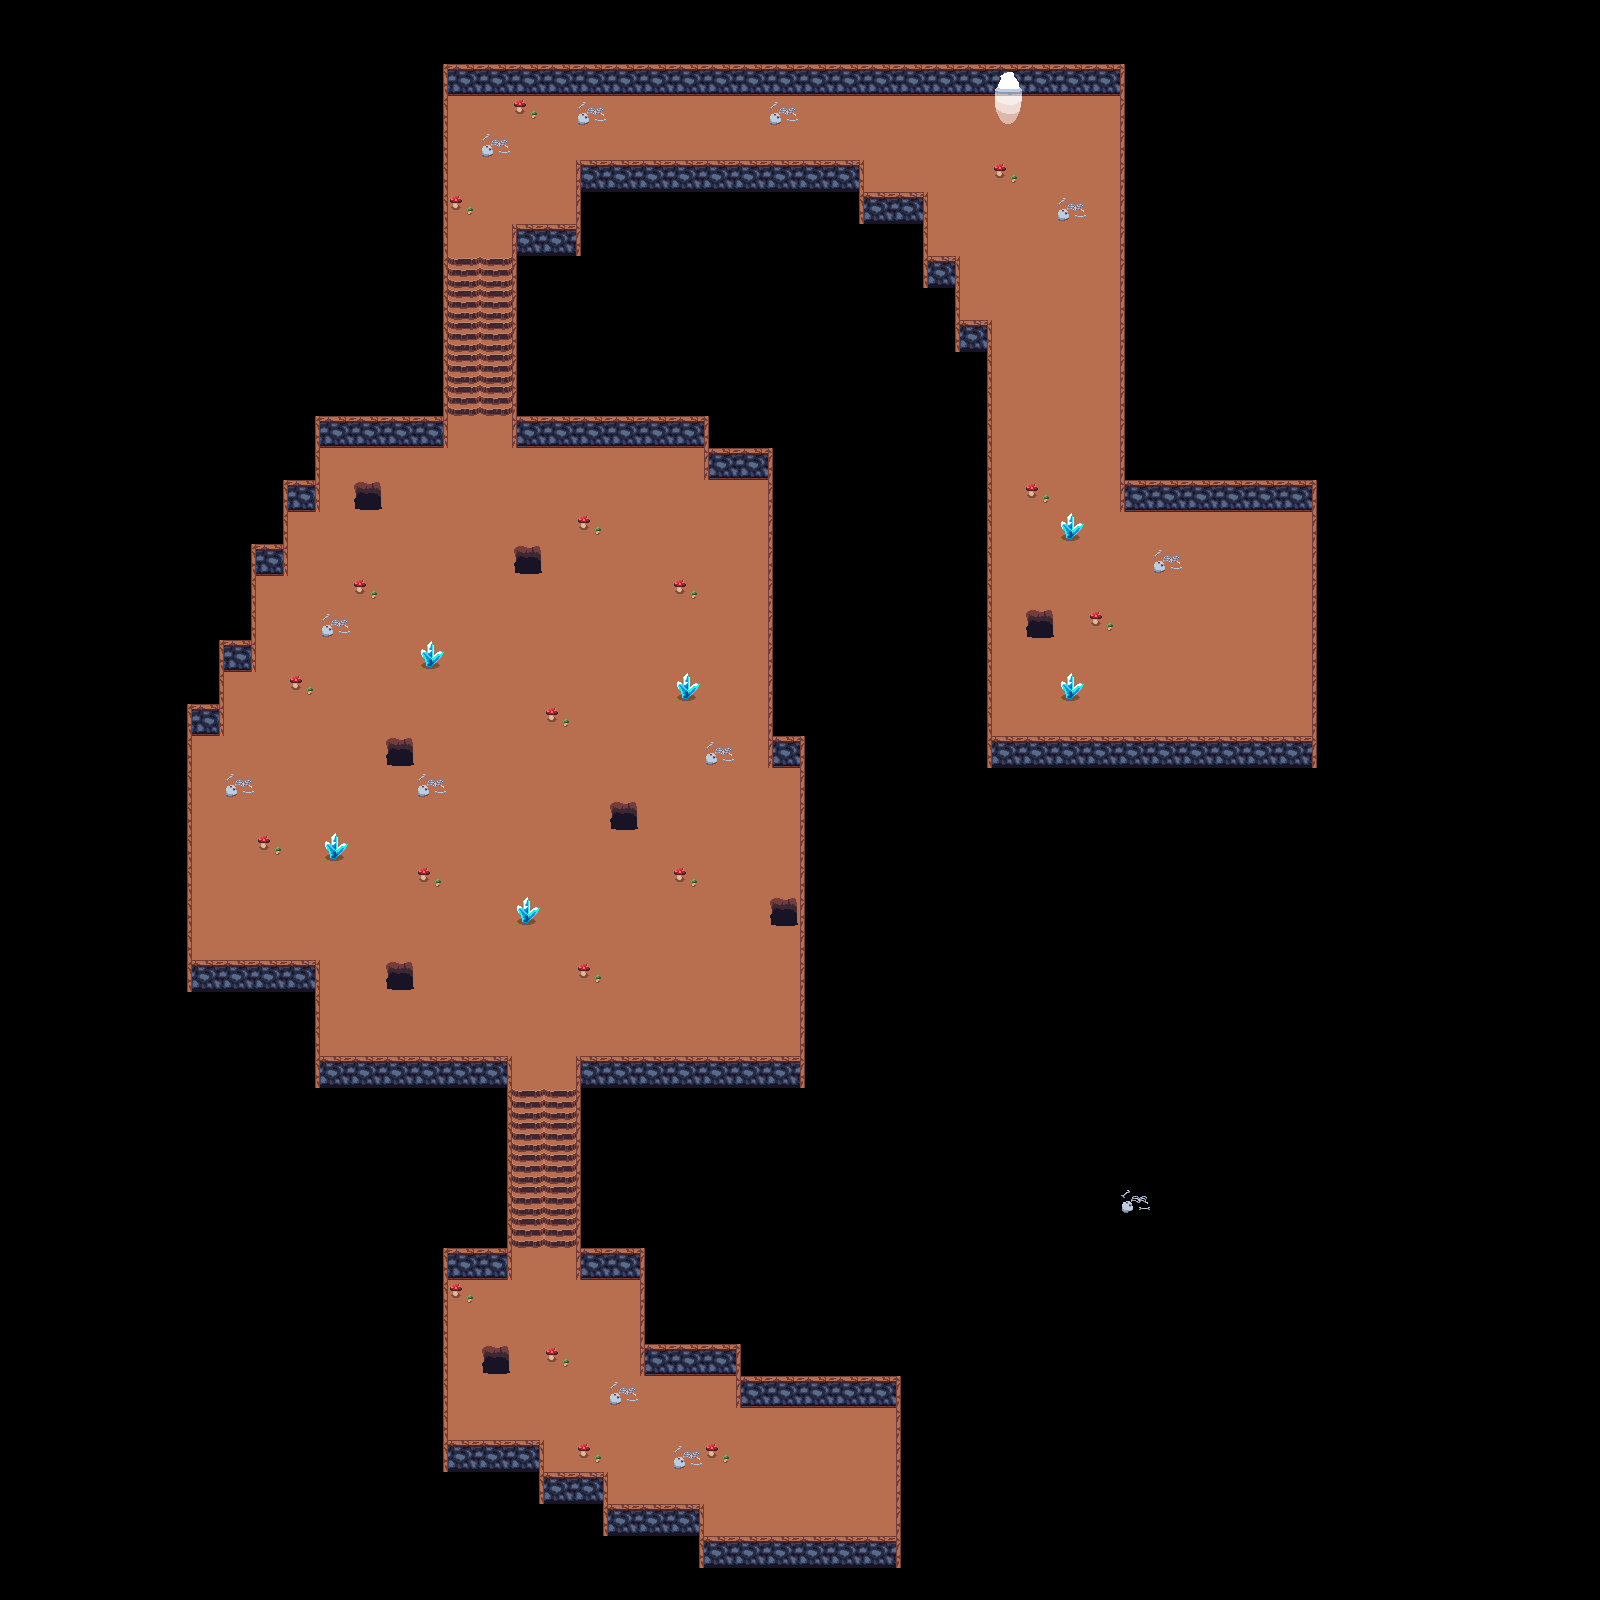

Tiled map render using the project's own tile images. Description and the map definition, with tile-layer contents summarised, below:
An orthogonal 50x50 tile map with 32x32 px tiles, 4 tile layers (background, décoration statique, murs, coins) and 89 objects (63x collision, 16x ennemy, 8x void, player_spawn, exit).

<map version="1.5" tiledversion="1.6.0" orientation="orthogonal" renderorder="right-down" width="50" height="50" tilewidth="32" tileheight="32" infinite="0" nextlayerid="6" nextobjectid="144">
 <tileset firstgid="1" source="tileset_dungeon.tsx" />
 <layer id="1" name="background" width="50" height="50">
  <data>[2500 cells, 835 non-empty, 3 distinct tile ids]</data>
 </layer>
 <layer id="4" name="décoration statique" width="50" height="50">
  <data>[2500 cells, 46 non-empty, 6 distinct tile ids]</data>
 </layer>
 <layer id="2" name="murs" width="50" height="50">
  <data>[2500 cells, 250 non-empty, 6 distinct tile ids]</data>
 </layer>
 <layer id="5" name="coins" width="50" height="50">
  <data>[2500 cells, 33 non-empty, 6 distinct tile ids]</data>
 </layer>
 <objectgroup id="3" name="objets">
  <object id="4" name="player_spawn" x="807" y="1493.5">
   <point />
  </object>
  <object id="28" name="collision" x="191" y="960.5" width="128" height="14.25" />
  <object id="29" name="collision" x="186.75" y="704.25" width="5.75" height="287.5" />
  <object id="30" name="collision" x="314.5" y="960.5" width="5.25" height="128.25" />
  <object id="31" name="collision" x="320.333" y="1056.67" width="192" height="14.75" />
  <object id="34" name="collision" x="895.75" y="1376" width="5.25" height="191.5" />
  <object id="35" name="collision" x="699.25" y="1528.59" width="196.75" height="17.25" />
  <object id="36" name="collision" x="698.25" y="1504.25" width="6" height="64.5" />
  <object id="37" name="collision" x="603.5" y="1506.25" width="101" height="16.25" />
  <object id="38" name="collision" x="603" y="1472" width="5.5" height="64" />
  <object id="39" name="collision" x="539.667" y="1472.83" width="69.5" height="17.25" />
  <object id="40" name="collision" x="736" y="1386.5" width="165" height="20.25" />
  <object id="43" name="collision" x="736" y="1344.5" width="5.5" height="62" />
  <object id="44" name="collision" x="640" y="1359.5" width="101.75" height="15.5" />
  <object id="45" name="collision" x="639.25" y="1248.5" width="6.25" height="126.5" />
  <object id="46" name="collision" x="576.25" y="1264.25" width="69" height="15.5" />
  <object id="47" name="collision" x="442.917" y="1440.08" width="101" height="15" />
  <object id="48" name="collision" x="443.25" y="1248.25" width="4.75" height="223.5" />
  <object id="49" name="collision" x="447.75" y="1264" width="64.25" height="15.25" />
  <object id="50" name="collision" x="506" y="1056.75" width="6" height="221.75" />
  <object id="51" name="collision" x="575.5" y="1056.5" width="7.25" height="223.25" />
  <object id="53" name="collision" x="575.333" y="1055.5" width="229.75" height="13.75" />
  <object id="55" name="collision" x="800.5" y="735.75" width="4.25" height="352" />
  <object id="56" name="collision" x="768.25" y="752" width="36.5" height="15.75" />
  <object id="57" name="collision" x="768" y="448.25" width="5.5" height="317.75" />
  <object id="58" name="collision" x="186.75" y="719.75" width="37.5" height="16" />
  <object id="59" name="collision" x="219.25" y="639.75" width="5.75" height="96.25" />
  <object id="60" name="collision" x="219.25" y="656" width="37" height="15.75" />
  <object id="61" name="collision" x="251" y="543.75" width="6" height="127.5" />
  <object id="62" name="collision" x="251.75" y="560" width="36.25" height="16.25" />
  <object id="64" name="collision" x="283.75" y="479.75" width="4.75" height="96.5" />
  <object id="65" name="collision" x="284" y="495" width="36" height="16.5" />
  <object id="66" name="collision" x="314.75" y="416" width="5.75" height="95.75" />
  <object id="67" name="collision" x="314.75" y="432.25" width="133.25" height="15.5" />
  <object id="68" name="collision" x="704.333" y="464" width="64.6667" height="15.3333" />
  <object id="69" name="collision" x="703" y="416" width="6.66667" height="63" />
  <object id="72" name="collision" x="512" y="431.333" width="191.667" height="16.3333" />
  <object id="73" name="collision" x="511.667" y="223.667" width="6.33333" height="224.667" />
  <object id="74" name="collision" x="442" y="159.667" width="6.33333" height="289" />
  <object id="77" name="collision" x="444.083" y="76.3333" width="101.667" height="18" />
  <object id="78" name="collision" x="512.667" y="225.333" width="68.6667" height="20.3333" />
  <object id="79" name="collision" x="443.917" y="65.5" width="3.24242" height="128.667" />
  <object id="80" name="collision" x="578.697" y="160.667" width="2.96969" height="95.3333" />
  <object id="81" name="collision" x="539.333" y="77" width="455.334" height="16.6667" />
  <object id="82" name="collision" x="579" y="162" width="287.667" height="17.6667" />
  <object id="83" name="collision" x="859" y="160" width="6" height="64" />
  <object id="84" name="collision" x="858.667" y="193" width="69.3333" height="20" />
  <object id="85" name="collision" x="922.333" y="205.333" width="6.33333" height="82" />
  <object id="86" name="collision" x="928" y="260.667" width="33" height="15" />
  <object id="87" name="collision" x="955" y="286.333" width="5.33333" height="64.6667" />
  <object id="88" name="collision" x="960" y="325" width="32" height="14.6667" />
  <object id="89" name="collision" x="986.667" y="352" width="4.66667" height="416" />
  <object id="90" name="collision" x="1119.75" y="64.5" width="5" height="446.75" />
  <object id="91" name="collision" x="1118.67" y="494.333" width="198" height="16.6667" />
  <object id="92" name="collision" x="1312" y="479.818" width="4.90909" height="288" />
  <object id="93" name="collision" x="986.333" y="737.334" width="330.333" height="19" />
  <object id="95" name="collision" x="540" y="1440.33" width="4" height="36.3333" />
  <object id="96" name="collision" x="323.667" y="834" width="23.3333" height="25.6667">
   <ellipse />
  </object>
  <object id="97" name="collision" x="516" y="897.833" width="23.3333" height="25.6667">
   <ellipse />
  </object>
  <object id="98" name="collision" x="419.667" y="641.167" width="23.3333" height="25.6667">
   <ellipse />
  </object>
  <object id="99" name="collision" x="675" y="674.5" width="23.3333" height="25.6667">
   <ellipse />
  </object>
  <object id="100" name="collision" x="1060.33" y="513.167" width="23.3333" height="25.6667">
   <ellipse />
  </object>
  <object id="101" name="collision" x="1058.33" y="674.5" width="23.3333" height="25.6667">
   <ellipse />
  </object>
  <object id="103" name="void" x="488.75" y="1351.5" width="15.75" height="17" />
  <object id="112" name="collision" x="1022.83" y="77.3333" width="98" height="16.6667" />
  <object id="113" name="exit" x="999.5" y="64" width="17.4167" height="35.5" />
  <object id="115" name="void" x="392.125" y="968" width="15.75" height="17" />
  <object id="117" name="void" x="391.625" y="743" width="15.75" height="17" />
  <object id="118" name="void" x="616.125" y="808.5" width="15.75" height="17" />
  <object id="119" name="void" x="776.625" y="904" width="15.75" height="17" />
  <object id="120" name="void" x="520.625" y="553" width="15.75" height="17" />
  <object id="121" name="void" x="358.625" y="489" width="15.75" height="17" />
  <object id="122" name="void" x="1032.63" y="616" width="15.75" height="17" />
  <object id="124" name="ennemy" x="470.5" y="849.5">
   <point />
  </object>
  <object id="129" name="ennemy" x="342.5" y="692">
   <point />
  </object>
  <object id="130" name="ennemy" x="584" y="688">
   <point />
  </object>
  <object id="131" name="ennemy" x="708" y="906.667">
   <point />
  </object>
  <object id="132" name="ennemy" x="268" y="782.667">
   <point />
  </object>
  <object id="133" name="ennemy" x="523.667" y="143.667">
   <point />
  </object>
  <object id="134" name="ennemy" x="1052" y="292">
   <point />
  </object>
  </objectgroup>
</map>
<!-- 9 of 89 objects omitted -->
